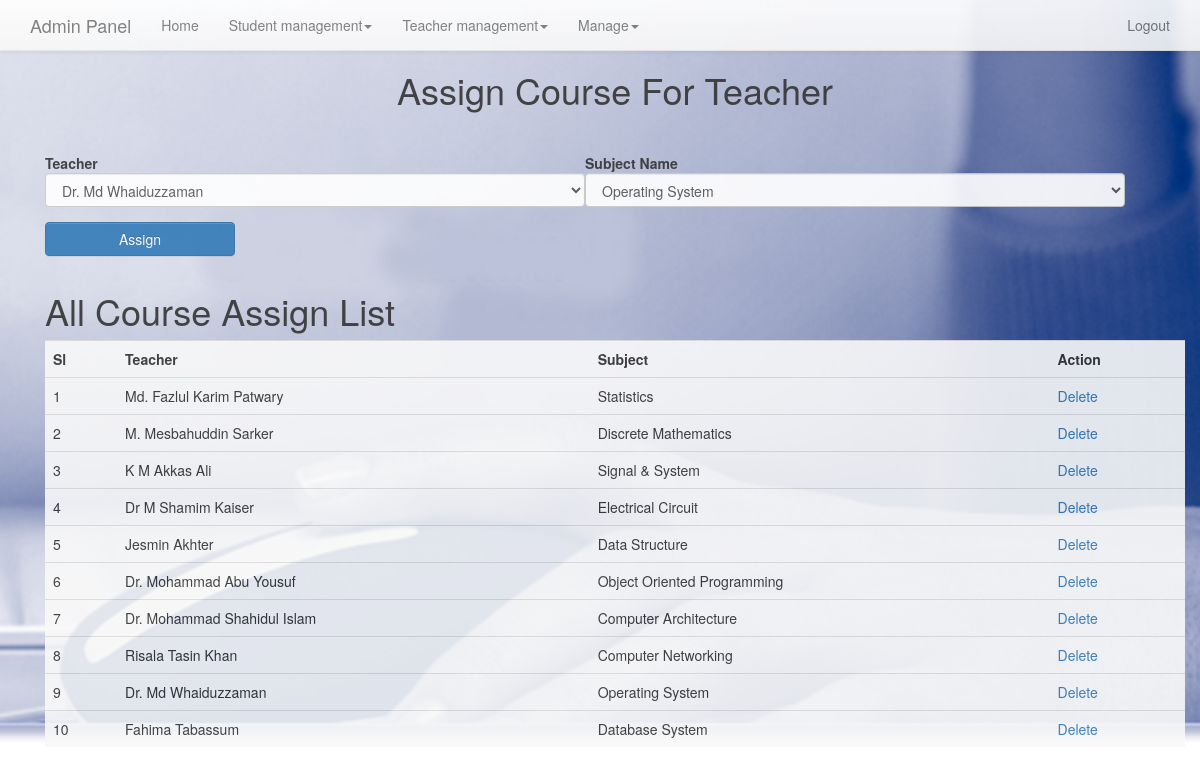
Page /admin/course_assign.php (signed in) on the committed database.
### tables this page shows
CREATE TABLE `assign_course` (
  `id` int(11) NOT NULL,
  `t_id` int(11) NOT NULL,
  `sub_id` int(11) NOT NULL
);

CREATE TABLE `teacher` (
  `t_id` int(11) NOT NULL,
  `t_name` varchar(100) NOT NULL,
  `t_uname` varchar(100) NOT NULL,
  `t_password` varchar(100) NOT NULL,
  `t_email` varchar(100) NOT NULL
);

CREATE TABLE `subject` (
  `sub_id` int(11) NOT NULL,
  `sub_name` varchar(100) NOT NULL,
  `sem_id` int(11) NOT NULL
);

### includes/function.php (called while the page is built, shortened)
<?php
function is_admin_Loggedin(){
	if (isset($_SESSION['admin_id']) and isset($_SESSION['admin_username'])) {
			return true;
	} else {
		return false;
	}
}
?>

### admin/course_assign.php (the view, shortened to what this page needs)
<?php
  include('header.php');
?>
<?php if(is_admin_Loggedin()):?>
<div class="container fluid">
  <div class="panel-heading">
    <h1 class="page-title" align="center">Assign Course For Teacher</h1>
  </div>
  <div class="panel-body">
    <form class="form-horizontal" action="" method="post">
      <div class="row">
            <div class="form-group col-sm-6">
              <label for="credit" class=" control-label">Teacher</label>
                  <select class="form-control" id="t_id" name="t_id">
                <?php
                  $query = $db->query("SELECT * FROM teacher ORDER BY t_id");
                  if($query->num_rows>0) {
                    while($row = $query->fetch_assoc()) {
                      echo '<option value="'.$row[t_id].'">'.$row[t_name].'</option>';
                    }
                  } else {
                    echo '<option value="null">No Course to Display</option>';
                  }
                ?>
              </select>
            </div>
            <div class="form-group col-sm-6">
              <label for="prerequ_2" class=" control-label">Subject Name</label>
              <select class="form-control" id="sub_id" name="sub_id">
                <?php
                  $query = $db->query("SELECT * FROM subject ORDER BY sub_id");
                  if($query->num_rows>0) {
                    while($row = $query->fetch_assoc()) {
                      echo '<option value="'.$row[sub_id].'">'.$row[sub_name].'</option>';
                    }
                  } else {
                    echo '<option value="null">No Course to Display</option>';
                  }
                ?>
              </select>
            </div><br>
         <input type="submit"  name="create" class="col-sm-2 btn btn-primary " value="Assign">
      </div>
    </form>
  </div>
  <div>
    <h1>All Course Assign List</h1>
    <table class="table" align="center">
       <tr>
         <th>Sl</th>
         <th>Teacher</th>
         <th>Subject</th>
         <th>Action</th>
       </tr>
       <?php
       $i=1;
            $query = $db->query("SELECT * FROM teacher,assign_course inner join subject on assign_course.sub_id=subject.sub_id WHERE teacher.t_id=assign_course.t_id ");
            if($query->num_rows>0) {
              while($row = $query->fetch_assoc()) {
                echo'<tr><td>'.$i.'</td><td>'.$row['t_name'].'</td><td>'.$row['sub_name'].'</td><td><a onclick="return confirm()" href="course_assign.php?action=delete&id='.$row['id'].'">Delete</a></td></tr>';
              $i++;}
            } else {
              echo '<option value="null>No course assign to display</option>';
            }
          ?>
    </table>
  </div>
</div>
<?php else:?>
<?php header('Location: signin.php');?>
<?php endif?>
<?php
  include('footer.php');
?>

### admin/header.php (shortened to what this page needs)
<?php
  include('../includes/function.php');
?>
<!DOCTYPE html>
<html lang="en">
  <head>
    <link rel="stylesheet" href="https://maxcdn.bootstrapcdn.com/bootstrap/3.3.7/css/bootstrap.min.css">
    <link href="../assets/css/bootstrap.min.css" rel="stylesheet">
    <link href="../assets/css/ie10-viewport-bug-workaround.css" rel="stylesheet">
    <link href="../assets/css/dashboard.css" rel="stylesheet">
    <link rel="stylesheet" href="https://maxcdn.bootstrapcdn.com/bootstrap/3.3.7/css/bootstrap.min.css">
    <link rel="stylesheet" href="https://maxcdn.bootstrapcdn.com/bootstrap/3.3.7/css/bootstrap-theme.min.css">
    <link href="../assets/css/carousel.css" rel="stylesheet">
    <link href="../assets/css/signin.css" rel="stylesheet">
  </head>
  <body>
    <div class="container fluid">
    <nav class="navbar navbar-default navbar-fixed-top">
      <div class="container">
        <div class="navbar-header">
          <a class="navbar-brand" href="signin.php">Admin Panel</a>
        </div>
        <div id="navbar" class="navbar-collapse collapse">
          <ul class="nav navbar-nav">
           <li class=""><a href="../index.php">Home</a></li>
           <?php if(is_admin_Loggedin()):?>
            <li class="dropdown">
              <a href="#" class="dropdown-toggle" data-toggle="dropdown" role="button" aria-haspopup="true" aria-expanded="false">Student management<span class="caret"></span></a>
            </li>
            <li class="dropdown">
              <a href="#" class="dropdown-toggle" data-toggle="dropdown" role="button" aria-haspopup="true" aria-expanded="false">Teacher management<span class="caret"></span></a>
            </li>
            <li class="dropdown">
              <a href="#" class="dropdown-toggle" data-toggle="dropdown" role="button" aria-haspopup="true" aria-expanded="false">Manage<span class="caret"></span></a>
            </li>
            <?php else:?>
            <?php endif?>
          </ul>
          <ul class="nav navbar-nav navbar-right">
            <?php if(is_admin_Loggedin()):?>
              <li class=""><a href="logout.php">Logout<span class="sr-only">(current)</span></a></li>
            <?php endif?>
          </ul>
        </div>
      </div>
    </nav>
  </body>
</html>

### admin/footer.php (shortened to what this page needs)
        <link rel="stylesheet" href="https://maxcdn.bootstrapcdn.com/bootstrap/3.3.7/css/bootstrap.min.css">
  </body>
</html>

### assets/css/dashboard.css (style rules this page uses)
body { padding-top: 50px; }
.navbar-fixed-top { border: 0; }

### assets/css/carousel.css (style rules this page uses)
body { padding-bottom: 40px; color: #5a5a5a; }

### assets/css/signin.css (style rules this page uses)
body { padding-top: 40px; padding-bottom: 40px; background-color: #eee; }

### admin/header.php (style rules this page uses)
body { background-image: url("../assets/img/banner-bg.jpg"); height: 100vh; -webkit-background-size: cover; background-size: cover; background-position: center; opacity: 0.9; background-attachment: fixed; }
tr { background-color: #f9f9f9 }

### rows in the picture
assign_course: t.t_name "Md. Fazlul Karim Patwary", sub.sub_name "Statistics"
assign_course: t.t_name "M. Mesbahuddin Sarker", sub.sub_name "Discrete Mathematics"
assign_course: t.t_name "K M Akkas Ali", sub.sub_name "Signal & System"
assign_course: t.t_name "Dr M Shamim Kaiser", sub.sub_name "Electrical Circuit"
assign_course: t.t_name "Jesmin Akhter", sub.sub_name "Data Structure"
assign_course: t.t_name "Dr. Mohammad Abu Yousuf", sub.sub_name "Object Oriented Programming"
assign_course: t.t_name "Dr. Mohammad Shahidul Islam", sub.sub_name "Computer Architecture"
assign_course: t.t_name "Risala Tasin Khan", sub.sub_name "Computer Networking"
assign_course: t.t_name "Dr. Md Whaiduzzaman", sub.sub_name "Operating System"
assign_course: t.t_name "Fahima Tabassum", sub.sub_name "Database System"

### other values in the picture
form field t_id "Dr. Md Whaiduzzaman"
form field sub_id "Operating System"
